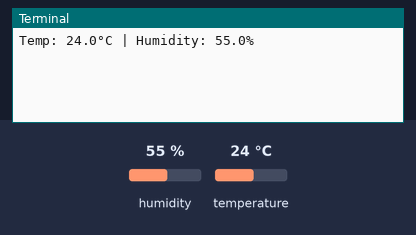
A program run on a simulated Raspberry Pi (BCM pin numbers). Parts: the last lines printed to the terminal. The inputs (shaded band) are chosen by the test bench; at power-on: humidity 55 %, temperature 24 °C.

Above: at 1.2 s.
1.3 s: humidity set to 22 %
At 4.3 s:
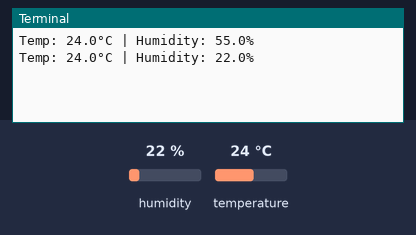
4.7 s: temperature set to 12 °C
At 7.1 s:
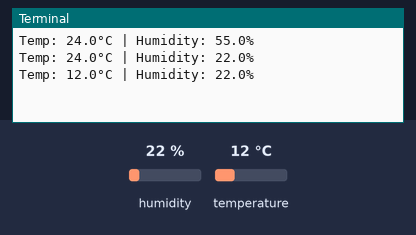
8.1 s: humidity set to 40 %
At 8.7 s:
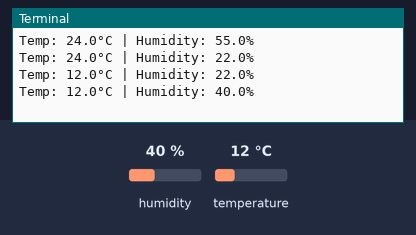
Timing chart, 0 to 11.1 s (numbered marks = the images above; inputs shaded):
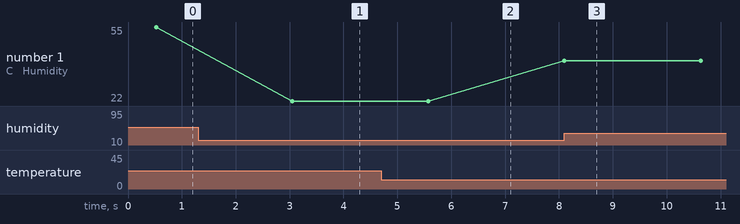

The program:

Temperature_Sensor.py
```python
import Adafruit_DHT
import time

SENSOR = Adafruit_DHT.DHT11
SENSOR_PIN = 4

try:
    while True:
        humidity, temperature = Adafruit_DHT.read_retry(SENSOR, SENSOR_PIN)

        if humidity is not None and temperature is not None:
            print(f"Temp: {temperature:.1f}°C | Humidity: {humidity:.1f}%")
        else:
            print("Failed to retrieve data from sensor")

        time.sleep(2)

except KeyboardInterrupt:
    print("Program stopped by user")
```

Measured:
- after the input at 1.3 s, the terminal: prints a new line after 1.8 s (image 1)
- after the input at 4.7 s, the terminal: prints a new line after 0.88 s (image 2)
- after the input at 8.1 s, the terminal: prints a new line at once (image 3)
- plotted number 1: 55 → 22 after the input at 1.3 s, 22 → 40 after the input at 8.1 s
